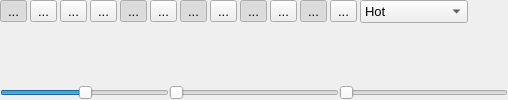
  <widget class="QDockWidget" name="volume_dockWidget">
   <property name="sizePolicy">
    <sizepolicy hsizetype="Expanding" vsizetype="Expanding">
     <horstretch>0</horstretch>
     <verstretch>0</verstretch>
    </sizepolicy>
   </property>
   <property name="font">
    <font>
     <family>Segoe UI</family>
     <pointsize>10</pointsize>
    </font>
   </property>
   <property name="windowTitle">
    <string>Visualization</string>
   </property>
   <attribute name="dockWidgetArea">
    <number>1</number>
   </attribute>
   <widget class="QWidget" name="dockWidgetContents">
    <property name="sizePolicy">
     <sizepolicy hsizetype="Expanding" vsizetype="Expanding">
      <horstretch>0</horstretch>
      <verstretch>0</verstretch>
     </sizepolicy>
    </property>
    <layout class="QGridLayout" name="gridLayout_2">
     <property name="leftMargin">
      <number>0</number>
     </property>
     <property name="topMargin">
      <number>0</number>
     </property>
     <property name="rightMargin">
      <number>0</number>
     </property>
     <property name="bottomMargin">
      <number>0</number>
     </property>
     <property name="spacing">
      <number>0</number>
     </property>
     <item row="2" column="0">
      <widget class="QSlider" name="transverse_horizontalSlider">
       <property name="sizePolicy">
        <sizepolicy hsizetype="Expanding" vsizetype="Fixed">
         <horstretch>0</horstretch>
         <verstretch>0</verstretch>
        </sizepolicy>
       </property>
       <property name="minimumSize">
        <size>
         <width>0</width>
         <height>0</height>
        </size>
       </property>
       <property name="value">
        <number>50</number>
       </property>
       <property name="orientation">
        <enum>Qt::Horizontal</enum>
       </property>
      </widget>
     </item>
     <item row="2" column="4">
      <widget class="QSlider" name="sagital_horizontalSlider">
       <property name="orientation">
        <enum>Qt::Horizontal</enum>
       </property>
      </widget>
     </item>
     <item row="1" column="0" colspan="5">
      <widget class="QFrame" name="main_frame">
       <property name="sizePolicy">
        <sizepolicy hsizetype="Expanding" vsizetype="Expanding">
         <horstretch>0</horstretch>
         <verstretch>0</verstretch>
        </sizepolicy>
       </property>
      </widget>
     </item>
     <item row="2" column="3">
      <widget class="QSlider" name="coronal_horizontalSlider">
       <property name="orientation">
        <enum>Qt::Horizontal</enum>
       </property>
      </widget>
     </item>
     <item row="0" column="0" colspan="5">
      <layout class="QHBoxLayout" name="horizontalLayout_3">
       <property name="spacing">
        <number>3</number>
       </property>
       <item>
        <widget class="QToolButton" name="main_window3d_and_3planes_toolButton">
         <property name="text">
          <string>...</string>
         </property>
         <property name="icon">
          <iconset>
           <normaloff>:/Resources/Resources/planes.png</normaloff>:/Resources/Resources/planes.png</iconset>
         </property>
         <property name="iconSize">
          <size>
           <width>40</width>
           <height>40</height>
          </size>
         </property>
         <property name="checkable">
          <bool>true</bool>
         </property>
         <property name="checked">
          <bool>true</bool>
         </property>
        </widget>
       </item>
       <item>
        <widget class="QToolButton" name="Show_coronal_toolButton_4">
         <property name="text">
          <string>...</string>
         </property>
         <property name="icon">
          <iconset>
           <normaloff>:/Resources/Resources/plane_coronal.png</normaloff>:/Resources/Resources/plane_coronal.png</iconset>
         </property>
         <property name="iconSize">
          <size>
           <width>40</width>
           <height>40</height>
          </size>
         </property>
        </widget>
       </item>
       <item>
        <widget class="QToolButton" name="Show_sagittal_toolButton_4">
         <property name="text">
          <string>...</string>
         </property>
         <property name="icon">
          <iconset>
           <normaloff>:/Resources/Resources/plane_sagittal.png</normaloff>:/Resources/Resources/plane_sagittal.png</iconset>
         </property>
         <property name="iconSize">
          <size>
           <width>40</width>
           <height>40</height>
          </size>
         </property>
        </widget>
       </item>
       <item>
        <widget class="QToolButton" name="Show_axial_toolButton_4">
         <property name="text">
          <string>...</string>
         </property>
         <property name="icon">
          <iconset>
           <normaloff>:/Resources/Resources/plane_axial.png</normaloff>:/Resources/Resources/plane_axial.png</iconset>
         </property>
         <property name="iconSize">
          <size>
           <width>40</width>
           <height>40</height>
          </size>
         </property>
        </widget>
       </item>
       <item>
        <widget class="QToolButton" name="Show_easypetbox_toolbutton_4">
         <property name="text">
          <string>...</string>
         </property>
         <property name="icon">
          <iconset>
           <normaloff>:/Resources/Resources/easypet_device.png</normaloff>:/Resources/Resources/easypet_device.png</iconset>
         </property>
         <property name="iconSize">
          <size>
           <width>40</width>
           <height>40</height>
          </size>
         </property>
         <property name="checkable">
          <bool>true</bool>
         </property>
         <property name="checked">
          <bool>true</bool>
         </property>
         <property name="popupMode">
          <enum>QToolButton::InstantPopup</enum>
         </property>
        </widget>
       </item>
       <item>
        <widget class="QToolButton" name="Show_lines_toolButton_4">
         <property name="text">
          <string>...</string>
         </property>
         <property name="icon">
          <iconset>
           <normaloff>:/Resources/Resources/line_planes.png</normaloff>:/Resources/Resources/line_planes.png</iconset>
         </property>
         <property name="iconSize">
          <size>
           <width>40</width>
           <height>40</height>
          </size>
         </property>
        </widget>
       </item>
       <item>
        <widget class="QToolButton" name="Show_axis_toolButton_4">
         <property name="text">
          <string>...</string>
         </property>
         <property name="icon">
          <iconset>
           <normaloff>:/Resources/Resources/axis.png</normaloff>:/Resources/Resources/axis.png</iconset>
         </property>
         <property name="iconSize">
          <size>
           <width>40</width>
           <height>40</height>
          </size>
         </property>
         <property name="checkable">
          <bool>true</bool>
         </property>
         <property name="checked">
          <bool>true</bool>
         </property>
        </widget>
       </item>
       <item>
        <widget class="QToolButton" name="Show_phantom_human_tool_button_4">
         <property name="text">
          <string>...</string>
         </property>
         <property name="icon">
          <iconset>
           <normaloff>:/Resources/Resources/if_aiga_toilet_men_134163.png</normaloff>:/Resources/Resources/if_aiga_toilet_men_134163.png</iconset>
         </property>
         <property name="iconSize">
          <size>
           <width>40</width>
           <height>40</height>
          </size>
         </property>
         <property name="checkable">
          <bool>true</bool>
         </property>
         <property name="checked">
          <bool>false</bool>
         </property>
         <property name="popupMode">
          <enum>QToolButton::InstantPopup</enum>
         </property>
        </widget>
       </item>
       <item>
        <widget class="QToolButton" name="Show_inside_bed_toolButton_4">
         <property name="text">
          <string>...</string>
         </property>
         <property name="icon">
          <iconset>
           <normaloff>:/Resources/Resources/inside_bed.png</normaloff>:/Resources/Resources/inside_bed.png</iconset>
         </property>
         <property name="iconSize">
          <size>
           <width>40</width>
           <height>40</height>
          </size>
         </property>
         <property name="checkable">
          <bool>true</bool>
         </property>
         <property name="checked">
          <bool>true</bool>
         </property>
         <property name="popupMode">
          <enum>QToolButton::InstantPopup</enum>
         </property>
        </widget>
       </item>
       <item>
        <widget class="QToolButton" name="Show_colorbar_toolButton_4">
         <property name="text">
          <string>...</string>
         </property>
         <property name="icon">
          <iconset>
           <normaloff>:/Resources/Resources/hotpng.png</normaloff>:/Resources/Resources/hotpng.png</iconset>
         </property>
         <property name="iconSize">
          <size>
           <width>40</width>
           <height>40</height>
          </size>
         </property>
        </widget>
       </item>
       <item>
        <widget class="QToolButton" name="Show_volume_toolButton_8">
         <property name="text">
          <string>...</string>
         </property>
         <property name="icon">
          <iconset>
           <normaloff>:/Resources/Resources/perspective-2031250_1280.png</normaloff>:/Resources/Resources/perspective-2031250_1280.png</iconset>
         </property>
         <property name="iconSize">
          <size>
           <width>40</width>
           <height>40</height>
          </size>
         </property>
         <property name="checkable">
          <bool>true</bool>
         </property>
         <property name="checked">
          <bool>true</bool>
         </property>
         <property name="popupMode">
          <enum>QToolButton::InstantPopup</enum>
         </property>
        </widget>
       </item>
       <item>
        <widget class="QToolButton" name="cut_volume_tool_button_4">
         <property name="text">
          <string>...</string>
         </property>
         <property name="icon">
          <iconset>
           <normaloff>:/Resources/Resources/perspective_cutted.png</normaloff>:/Resources/Resources/perspective_cutted.png</iconset>
         </property>
         <property name="iconSize">
          <size>
           <width>40</width>
           <height>40</height>
          </size>
         </property>
         <property name="checkable">
          <bool>true</bool>
         </property>
         <property name="checked">
          <bool>false</bool>
         </property>
         <property name="popupMode">
          <enum>QToolButton::InstantPopup</enum>
         </property>
        </widget>
       </item>
       <item>
        <widget class="QComboBox" name="colortable_comboBox">
         <property name="sizePolicy">
          <sizepolicy hsizetype="Preferred" vsizetype="Fixed">
           <horstretch>0</horstretch>
           <verstretch>0</verstretch>
          </sizepolicy>
         </property>
         <property name="font">
          <font>
           <family>Segoe UI</family>
           <pointsize>10</pointsize>
           <italic>false</italic>
           <bold>false</bold>
          </font>
         </property>
         <property name="autoFillBackground">
          <bool>false</bool>
         </property>
         <property name="editable">
          <bool>false</bool>
         </property>
         <property name="currentIndex">
          <number>0</number>
         </property>
         <property name="iconSize">
          <size>
           <width>50</width>
           <height>25</height>
          </size>
         </property>
         <property name="frame">
          <bool>true</bool>
         </property>
         <item>
          <property name="text">
           <string>Hot</string>
          </property>
          <property name="icon">
           <iconset>
            <normaloff>:/Resources/color_map_rotate/Resources/color_map_rotate/hotpng_rotate.png</normaloff>:/Resources/color_map_rotate/Resources/color_map_rotate/hotpng_rotate.png</iconset>
          </property>
         </item>
         <item>
          <property name="text">
           <string>Afm Hot</string>
          </property>
          <property name="icon">
           <iconset>
            <normaloff>:/Resources/color_map_rotate/Resources/color_map_rotate/afmhotpng_rotate.png</normaloff>:/Resources/color_map_rotate/Resources/color_map_rotate/afmhotpng_rotate.png</iconset>
          </property>
         </item>
         <item>
          <property name="text">
           <string>Gist Heat</string>
          </property>
          <property name="icon">
           <iconset>
            <normaloff>:/Resources/color_map_rotate/Resources/color_map_rotate/gist_heatpng_rotate.png</normaloff>:/Resources/color_map_rotate/Resources/color_map_rotate/gist_heatpng_rotate.png</iconset>
          </property>
         </item>
         <item>
          <property name="text">
           <string>Copper</string>
          </property>
          <property name="icon">
           <iconset>
            <normaloff>:/Resources/color_map_rotate/Resources/color_map_rotate/copperpng_rotate.png</normaloff>:/Resources/color_map_rotate/Resources/color_map_rotate/copperpng_rotate.png</iconset>
          </property>
         </item>
         <item>
          <property name="text">
           <string>Jet</string>
          </property>
          <property name="icon">
           <iconset>
            <normaloff>:/Resources/color_map_rotate/Resources/color_map_rotate/jetpng_rotate.png</normaloff>:/Resources/color_map_rotate/Resources/color_map_rotate/jetpng_rotate.png</iconset>
          </property>
         </item>
         <item>
          <property name="text">
           <string>Cool</string>
          </property>
          <property name="icon">
           <iconset>
            <normaloff>:/Resources/color_map_rotate/Resources/color_map_rotate/coolpng_rotate.png</normaloff>:/Resources/color_map_rotate/Resources/color_map_rotate/coolpng_rotate.png</iconset>
          </property>
         </item>
         <item>
          <property name="text">
           <string>Gray</string>
          </property>
          <property name="icon">
           <iconset>
            <normaloff>:/Resources/color_map_rotate/Resources/color_map_rotate/graypng_rotate.png</normaloff>:/Resources/color_map_rotate/Resources/color_map_rotate/graypng_rotate.png</iconset>
          </property>
         </item>
         <item>
          <property name="text">
           <string>Gist Gray</string>
          </property>
          <property name="icon">
           <iconset>
            <normaloff>:/Resources/color_map_rotate/Resources/color_map_rotate/gist_graypng_rotate.png</normaloff>:/Resources/color_map_rotate/Resources/color_map_rotate/gist_graypng_rotate.png</iconset>
          </property>
         </item>
         <item>
          <property name="text">
           <string>Ocean</string>
          </property>
          <property name="icon">
           <iconset>
            <normaloff>../EasyPET training versions/GUI - UI FILE/Resources/oceanpng.png</normaloff>../EasyPET training versions/GUI - UI FILE/Resources/oceanpng.png</iconset>
          </property>
         </item>
         <item>
          <property name="text">
           <string>Gist Earth</string>
          </property>
          <property name="icon">
           <iconset>
            <normaloff>../EasyPET training versions/GUI - UI FILE/Resources/gist_earthpng.png</normaloff>../EasyPET training versions/GUI - UI FILE/Resources/gist_earthpng.png</iconset>
          </property>
         </item>
         <item>
          <property name="text">
           <string>Terrain</string>
          </property>
          <property name="icon">
           <iconset>
            <normaloff>../EasyPET training versions/GUI - UI FILE/Resources/terrainpng.png</normaloff>../EasyPET training versions/GUI - UI FILE/Resources/terrainpng.png</iconset>
          </property>
         </item>
         <item>
          <property name="text">
           <string>Gist Stern</string>
          </property>
          <property name="icon">
           <iconset>
            <normaloff>../EasyPET training versions/GUI - UI FILE/Resources/gist_sternpng.png</normaloff>../EasyPET training versions/GUI - UI FILE/Resources/gist_sternpng.png</iconset>
          </property>
         </item>
         <item>
          <property name="text">
           <string>Gnu Plot</string>
          </property>
          <property name="icon">
           <iconset>
            <normaloff>../EasyPET training versions/GUI - UI FILE/Resources/gnuplotpng.png</normaloff>../EasyPET training versions/GUI - UI FILE/Resources/gnuplotpng.png</iconset>
          </property>
         </item>
         <item>
          <property name="text">
           <string>Gnu Plot 2</string>
          </property>
          <property name="icon">
           <iconset>
            <normaloff>../EasyPET training versions/GUI - UI FILE/Resources/gnuplot2png.png</normaloff>../EasyPET training versions/GUI - UI FILE/Resources/gnuplot2png.png</iconset>
          </property>
         </item>
         <item>
          <property name="text">
           <string>Viridis</string>
          </property>
          <property name="icon">
           <iconset>
            <normaloff>../EasyPET training versions/GUI - UI FILE/Resources/viridispng.png</normaloff>../EasyPET training versions/GUI - UI FILE/Resources/viridispng.png</iconset>
          </property>
         </item>
         <item>
          <property name="text">
           <string>Plasma</string>
          </property>
          <property name="icon">
           <iconset>
            <normaloff>../EasyPET training versions/GUI - UI FILE/Resources/plasmapng.png</normaloff>../EasyPET training versions/GUI - UI FILE/Resources/plasmapng.png</iconset>
          </property>
         </item>
         <item>
          <property name="text">
           <string>Inferno</string>
          </property>
          <property name="icon">
           <iconset>
            <normaloff>../EasyPET training versions/GUI - UI FILE/Resources/infernopng.png</normaloff>../EasyPET training versions/GUI - UI FILE/Resources/infernopng.png</iconset>
          </property>
         </item>
         <item>
          <property name="text">
           <string>HsV</string>
          </property>
          <property name="icon">
           <iconset>
            <normaloff>../EasyPET training versions/GUI - UI FILE/Resources/hsvpng.png</normaloff>../EasyPET training versions/GUI - UI FILE/Resources/hsvpng.png</iconset>
          </property>
         </item>
         <item>
          <property name="text">
           <string>Gist Rainbow </string>
          </property>
          <property name="icon">
           <iconset>
            <normaloff>../EasyPET training versions/GUI - UI FILE/Resources/gist_rainbowpng.png</normaloff>../EasyPET training versions/GUI - UI FILE/Resources/gist_rainbowpng.png</iconset>
          </property>
         </item>
         <item>
          <property name="text">
           <string>Rainbow</string>
          </property>
          <property name="icon">
           <iconset>
            <normaloff>../EasyPET training versions/GUI - UI FILE/Resources/rainbowpng.png</normaloff>../EasyPET training versions/GUI - UI FILE/Resources/rainbowpng.png</iconset>
          </property>
         </item>
         <item>
          <property name="text">
           <string>Spectral</string>
          </property>
          <property name="icon">
           <iconset>
            <normaloff>../EasyPET training versions/GUI - UI FILE/Resources/nipy_spectralpng.png</normaloff>../EasyPET training versions/GUI - UI FILE/Resources/nipy_spectralpng.png</iconset>
          </property>
         </item>
         <item>
          <property name="text">
           <string>Gist nCar</string>
          </property>
          <property name="icon">
           <iconset>
            <normaloff>../EasyPET training versions/GUI - UI FILE/Resources/gist_ncarpng.png</normaloff>../EasyPET training versions/GUI - UI FILE/Resources/gist_ncarpng.png</iconset>
          </property>
         </item>
        </widget>
       </item>
       <item>
        <spacer name="horizontalSpacer">
         <property name="orientation">
          <enum>Qt::Horizontal</enum>
         </property>
         <property name="sizeHint" stdset="0">
          <size>
           <width>40</width>
           <height>20</height>
          </size>
         </property>
        </spacer>
       </item>
      </layout>
     </item>
    </layout>
   </widget>
  </widget>
